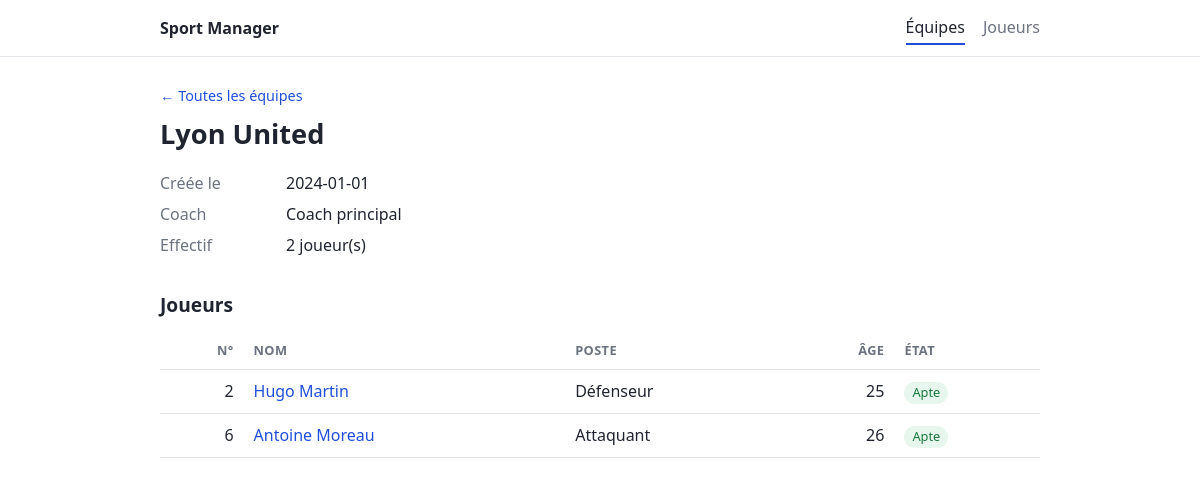
Screenshot of /index.php?p=equipe&id=2 with the database file from the repository.
### tables this page shows
CREATE TABLE equipe(id_equipe INTEGER PRIMARY KEY,nom_equipe VARCHAR(100) NOT NULL,date_creation DATE NOT NULL,couleur VARCHAR(7),couleur_secondaire VARCHAR(7),id_coach INTEGER NOT NULL REFERENCES coach(id_coach));

CREATE TABLE coach(id_coach INTEGER PRIMARY KEY,nom VARCHAR(100) NOT NULL,identifiant VARCHAR(50) NOT NULL UNIQUE,mot_de_passe_hash VARCHAR(255) NOT NULL);

CREATE TABLE joueurs(id_joueur INTEGER PRIMARY KEY,prenom VARCHAR(100) NOT NULL,nom VARCHAR(100) NOT NULL,age INTEGER,vitesse INTEGER NOT NULL,endurance INTEGER NOT NULL,technique INTEGER NOT NULL,force INTEGER NOT NULL,numero INTEGER,variante_avatar INTEGER,id_post INTEGER NOT NULL REFERENCES poste(id_post));

CREATE TABLE poste(id_post INTEGER PRIMARY KEY,nom_post VARCHAR(100) NOT NULL);

### app/helpers.php (called while the page is built, shortened)
<?php
function e(mixed $valeur): string
{
    return htmlspecialchars((string) $valeur, ENT_QUOTES, 'UTF-8');
}
function url(string $page, array $params = []): string
{
    return 'index.php?' . http_build_query(['p' => $page] + $params);
}
function render(string $vue, array $donnees = []): void
{
    extract($donnees);
    require ROOT_PATH . '/app/views/' . $vue . '.php';
    require ROOT_PATH . '/app/views/layout.php';
}

### app/controllers/EquipeController.php (called while the page is built, shortened)
<?php
class EquipeController
{
    public function show(?int $id): void
    {
        $equipe = $id ? Equipe::find($id) : null;
        render('equipes/show', [
            'titre' => $equipe['nom_equipe'],
            'equipe' => $equipe,
            'joueurs' => Joueur::byEquipe($equipe['id_equipe']),
        ]);
    }
}

### app/Database.php (called while the page is built, shortened)
<?php
class Database
{
    private static ?PDO $pdo = null;
    public static function pdo(): PDO
    {
        if (self::$pdo === null) {
            $pdo = new PDO('sqlite:' . DB_PATH);
            $pdo->setAttribute(PDO::ATTR_ERRMODE, PDO::ERRMODE_EXCEPTION);
            $pdo->setAttribute(PDO::ATTR_DEFAULT_FETCH_MODE, PDO::FETCH_ASSOC);
            $pdo->exec('PRAGMA foreign_keys = ON');
            $existe = $pdo->query("SELECT name FROM sqlite_master WHERE type = 'table' AND name = 'equipe'")->fetch();
            $ancienSchema = $pdo->query("SELECT name FROM sqlite_master WHERE type = 'table' AND name = 'equipes'")->fetch();
            if (!$existe || $ancienSchema) {
                require_once ROOT_PATH . '/database/seed.php';
                creerSchemaEtDonnees($pdo);
            }
            self::$pdo = $pdo;
        }
        return self::$pdo;
    }
}

### app/models/Equipe.php (called while the page is built, shortened)
<?php
class Equipe
{
    public static function find(int $id): ?array
    {
        $st = Database::pdo()->prepare('SELECT e.*, e.id_equipe AS id, e.nom_equipe AS nom, c.nom AS coach_nom FROM equipe e JOIN coach c ON c.id_coach = e.id_coach WHERE e.id_equipe = ?');
        $st->execute([$id]);
        return $st->fetch() ?: null;
    }
}

### database/seed.php (called while the page is built, shortened)
<?php
function creerSchemaEtDonnees(PDO $pdo): void
{
    $pdo->exec('PRAGMA foreign_keys = OFF');
    foreach (['participer','blessure','affectation','joueurs','poste','matchs','equipe','coach'] as $table) $pdo->exec("DROP TABLE IF EXISTS $table");
    $pdo->exec('PRAGMA foreign_keys = ON');
    $pdo->exec("CREATE TABLE coach(id_coach INTEGER PRIMARY KEY,nom VARCHAR(100) NOT NULL,identifiant VARCHAR(50) NOT NULL UNIQUE,mot_de_passe_hash VARCHAR(255) NOT NULL);
CREATE TABLE equipe(id_equipe INTEGER PRIMARY KEY,nom_equipe VARCHAR(100) NOT NULL,date_creation DATE NOT NULL,couleur VARCHAR(7),couleur_secondaire VARCHAR(7),id_coach INTEGER NOT NULL REFERENCES coach(id_coach));
CREATE TABLE matchs(id_match INTEGER PRIMARY KEY,date_prevue DATETIME NOT NULL,date_match DATETIME,score_dom VARCHAR(50),score_ext VARCHAR(50),status VARCHAR(10) NOT NULL CHECK(status IN ('a_venir','en_cours','termine')),id_equipe INTEGER NOT NULL REFERENCES equipe(id_equipe),id_equipe_1 INTEGER NOT NULL REFERENCES equipe(id_equipe));
CREATE TABLE poste(id_post INTEGER PRIMARY KEY,nom_post VARCHAR(100) NOT NULL);
CREATE TABLE joueurs(id_joueur INTEGER PRIMARY KEY,prenom VARCHAR(100) NOT NULL,nom VARCHAR(100) NOT NULL,age INTEGER,vitesse INTEGER NOT NULL,endurance INTEGER NOT NULL,technique INTEGER NOT NULL,force INTEGER NOT NULL,numero INTEGER,variante_avatar INTEGER,id_post INTEGER NOT NULL REFERENCES poste(id_post));
CREATE TABLE affectation(id_affectation INTEGER PRIMARY KEY,date_debut DATETIME NOT NULL,date_fin DATETIME,id_equipe INTEGER NOT NULL REFERENCES equipe(id_equipe),id_joueur INTEGER NOT NULL REFERENCES joueurs(id_joueur));
CREATE TABLE blessure(id_blessure INTEGER PRIMARY KEY,date_debut DATETIME NOT NULL,date_fin DATETIME,id_joueur INTEGER NOT NULL REFERENCES joueurs(id_joueur));
CREATE TABLE participer(id_joueur INTEGER NOT NULL REFERENCES joueurs(id_joueur),id_match INTEGER NOT NULL REFERENCES matchs(id_match),PRIMARY KEY(id_joueur,id_match));");
    $pdo->beginTransaction();
    $pdo->exec("INSERT INTO coach VALUES(1,'Coach principal','coach','hash'); INSERT INTO equipe VALUES(1,'Paris FC','2024-01-01','#0055A4','#EF4135',1),(2,'Lyon United','2024-01-01','#1E3A8A','#F97316',1),(3,'Marseille City','2024-01-01','#00AEEF','#FFFFFF',1),(4,'Bordeaux FC','2024-01-01','#7F1734','#D4AF37',1); INSERT INTO poste VALUES(1,'Gardien'),(2,'Défenseur'),(3,'Milieu'),(4,'Attaquant');");
    $joueurs=[['Lucas','Dupont',28,90,57,67,51,1],['Hugo','Martin',25,65,64,56,58,2],['Théo','Bernard',27,93,84,87,55,2],['Enzo','Petit',23,77,52,55,51,3],['Kylian','Leroy',24,63,64,88,82,4],['Antoine','Moreau',26,51,85,91,62,4]];
    $st=$pdo->prepare('INSERT INTO joueurs(prenom,nom,age,vitesse,endurance,technique,force,numero,id_post) VALUES(?,?,?,?,?,?,?,?,?)'); $aff=$pdo->prepare('INSERT INTO affectation(date_debut,id_equipe,id_joueur) VALUES(?,?,?)');
    foreach($joueurs as $i=>$j){$st->execute([$j[0],$j[1],$j[2],$j[3],$j[4],$j[5],$j[6],$i+1,$j[7]]);$aff->execute(['2024-01-01',($i%4)+1,$pdo->lastInsertId()]);}
}

### app/models/Joueur.php (called while the page is built, shortened)
<?php
class Joueur
{
    public static function byEquipe(int $equipeId): array
    {
        $st = Database::pdo()->prepare(self::SELECT . ' WHERE e.id_equipe = ? ORDER BY j.numero');
        $st->execute([$equipeId]);
        return $st->fetchAll();
    }
}

### app/views/equipes/show.php (the view)
<p class="retour"><a href="<?= url('equipes') ?>">← Toutes les équipes</a></p>
<h1><?= e($equipe['nom']) ?></h1>
<dl class="infos">
    <dt>Créée le</dt><dd><?= e($equipe['date_creation']) ?></dd>
    <dt>Coach</dt><dd><?= e($equipe['coach_nom']) ?></dd>
    <dt>Effectif</dt><dd><?= count($joueurs) ?> joueur(s)</dd>
</dl>
<h2>Joueurs</h2>
<?php if (!$joueurs): ?>
    <p class="vide">Aucun joueur dans cette équipe.</p>
<?php else: ?>
    <table>
        <thead>
            <tr>
                <th class="num">N°</th>
                <th>Nom</th>
                <th>Poste</th>
                <th class="num">Âge</th>
                <th>État</th>
            </tr>
        </thead>
        <tbody>
            <?php foreach ($joueurs as $joueur): ?>
                <tr>
                    <td class="num"><?= (int) $joueur['numero'] ?></td>
                    <td><a href="<?= url('joueur', ['id' => $joueur['id']]) ?>"><?= e($joueur['prenom'] . ' ' . $joueur['nom']) ?></a></td>
                    <td><?= e($joueur['poste_nom']) ?></td>
                    <td class="num"><?= (int) $joueur['age'] ?></td>
                    <td><?= $joueur['est_blesse'] ? '<span class="tag rouge">Blessé</span>' : '<span class="tag vert">Apte</span>' ?></td>
                </tr>
            <?php endforeach; ?>
        </tbody>
    </table>
<?php endif; ?>

### public/css/style.css (style rules this page uses)
:root { --texte: #1f2430; --discret: #6b7280; --trait: #e3e6eb; --fond: #ffffff; --fond-doux: #f6f7f9; --accent: #1f4fd8; }
* { box-sizing: border-box; }
body { margin: 0; font: 16px/1.55 system-ui, "Segoe UI", Roboto, Arial, sans-serif; color: var(--texte); background: var(--fond); }
a { color: var(--accent); text-decoration: none; }
h1 { font-size: 1.7rem; margin: 0 0 8px; }
h2 { font-size: 1.2rem; margin: 32px 0 12px; }
.retour { margin: 0 0 6px; font-size: .9rem; }
table { width: 100%; border-collapse: collapse; margin-top: 12px; }
th, td { text-align: left; padding: 9px 10px; border-bottom: 1px solid var(--trait); }
th { font-size: .8rem; text-transform: uppercase; letter-spacing: .03em; color: var(--discret); font-weight: 600; }
.num { text-align: right; }
.tag { display: inline-block; font-size: .8rem; padding: 1px 8px; border-radius: 999px; }
.tag.vert { background: #e8f7ee; color: #187a3d; }
.infos { display: grid; grid-template-columns: 110px 1fr; gap: 6px 16px; margin: 16px 0; }
.infos dt { color: var(--discret); }
.infos dd { margin: 0; }

### rows the page displays
equipe: nom_equipe "Lyon United", date_creation "2024-01-01", id_coach.nom "Coach principal"
joueurs: numero "2", prenom+nom "Hugo Martin", id_post.nom_post "Défenseur", age "25"
joueurs: numero "6", prenom+nom "Antoine Moreau", id_post.nom_post "Attaquant", age "26"

### other values shown
$libelle "Équipes"
$libelle "Joueurs"
count($joueurs) "2"
